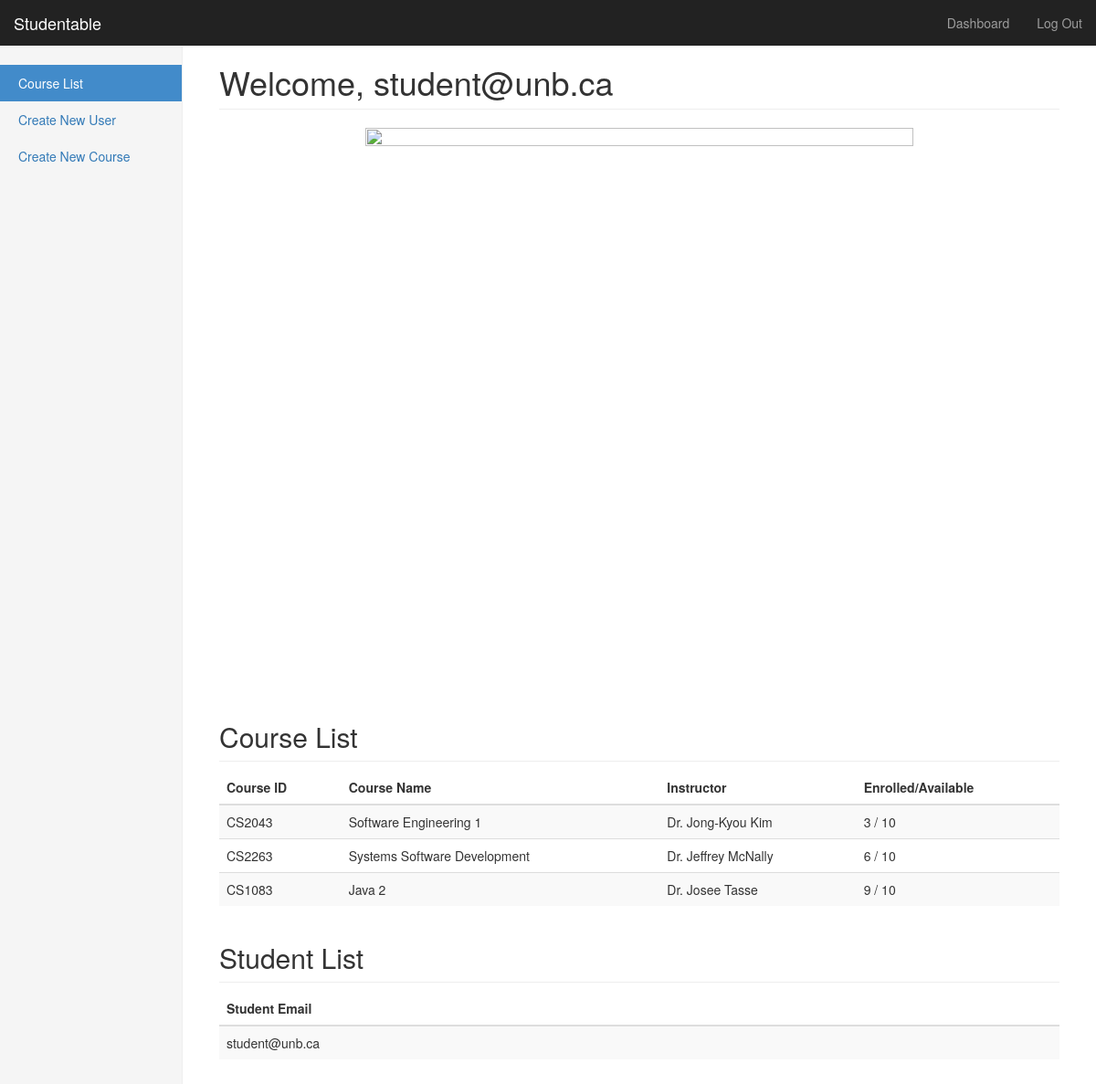
The app's page /admindashboard (signed in), older data.
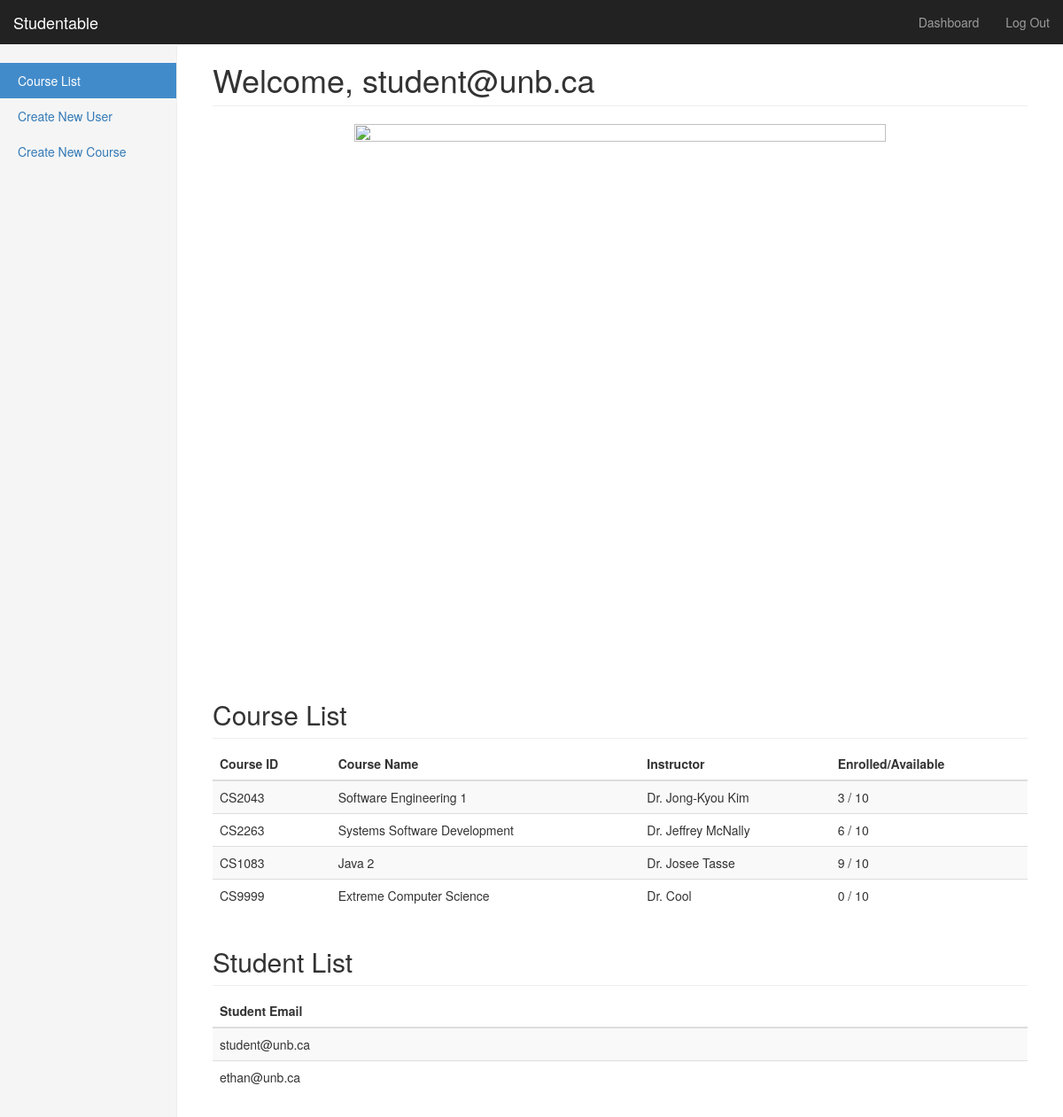
The same page, newer data.
### models.py (models this page shows, shortened)
class User(Base):
	__tablename__ = 'users'
	id = Column(Integer, primary_key=True)
	email = Column(String(50), unique=True)
	password = Column(String(50))
	accType = Column(String(1))

class Course(Base):
	__tablename__ = 'courses'
	id = Column(Integer, primary_key=True)
	courseNum = Column(String(10), unique=True)
	courseName = Column(String(50))
	instructor = Column(String(100))
	nEnrolled = Column(Integer)

### app.py (the view)
@app.route('/admindashboard')
@login_required
def admindashboard():
	courses = db.session.query(Course).all()
	students = db.session.query(User).all()
	return render_template('admindashboard.html', email=current_user.email, courseList=courses, studentList=students)

### app.py (called while the page is built)
@login_manager.user_loader
def loadUser(userId):
	return db.session.query(User).get(int(userId))

### templates/admindashboard.html (shortened to what this page needs)
{% extends "bootstrap/base.html" %}
{% block styles %}
{{super()}}
<link rel="stylesheet" href="{{url_for('.static', filename='dashboard.css')}}">
{% endblock %}
{% block content %}
    <nav class="navbar navbar-inverse navbar-fixed-top">
      <div class="container-fluid">
        <div class="navbar-header">
          <a class="navbar-brand" href="#">Studentable</a>
        </div>
        <div id="navbar" class="navbar-collapse collapse">
          <ul class="nav navbar-nav navbar-right">
            <li><a href="#">Dashboard</a></li>
            <li><a href="{{ url_for('logout') }}">Log Out</a></li>
          </ul>
        </div>
      </div>
    </nav>
    <div class="container-fluid">
      <div class="row">
        <div class="col-sm-3 col-md-2 sidebar">
          <ul class="nav nav-sidebar">
            <li class="active"><a href="#">Course List <span class="sr-only">(current)</span></a></li>
            <li><a href="{{ url_for('newUser') }}">Create New User</a></li>
            <li><a href="{{ url_for('newCourse') }}">Create New Course</a></li>
          </ul>
        </div>
        <div class="col-sm-9 col-sm-offset-3 col-md-10 col-md-offset-2 main">
          <h1 class="page-header">Welcome, {{ email }}</h1>
          <div class="row placeholder" id="banner">
            <div class="col-lg-12 col-md-12 col-sm-12 col-xs-12 placeholders" id="banners">
              <img src="https://collegelearners.com/wp-content/uploads/2018/08/university-of-new-brunswick.jpg" width="600" height="600" class="img-responsive">
            </div>
          </div>
          <h2 class="sub-header">Course List</h2>
          <div class="table-responsive">
            <table class="table table-striped">
              <thead>
                <tr>
                  <th>Course ID</th>
                  <th>Course Name</th>
                  <th>Instructor</th>
                  <th>Enrolled/Available</th>
                </tr>
              </thead>
              <tbody>
                {% for course in courseList %}
                <tr>
                  <td>{{ course.courseNum}}</td>
                  <td>{{ course.courseName}}</td>
                  <td>{{ course.instructor}}</td>
                  <td>{{ course.nEnrolled}} / 10</td>
                </tr>
                {% endfor %}
              </tbody>
            </table>
          </div>
          <h2 class="sub-header">Student List</h2>
          <div class="table-responsive">
            <table class="table table-striped">
              <thead>
                <tr>
                  <th>Student Email</th>
                </tr>
              </thead>
              <tbody>
                {% for student in studentList %}
                {% if student.accType == 's' %}
                <tr>
                  <td>{{ student.email}}</td>
                </tr>
                {% endif %}
                {% endfor %}
              </tbody>
            </table>
          </div>
        </div>
      </div>
    </div>
{% endblock %}

### static/dashboard.css (style rules this page uses)
body { padding-top: 50px; }
.sub-header { padding-bottom: 10px; border-bottom: 1px solid #eee; }
.navbar-fixed-top { border: 0; }
.sidebar { display: none; }
@media (min-width: 768px) { .sidebar { position: fixed; top: 51px; bottom: 0; left: 0; z-index: 1000; display: block; padding: 20px; overflow-x: hidden; overflow-y: auto; background-color: #f5f5f5; border-right: 1px solid #eee; } }
.nav-sidebar { margin-right: -21px; margin-bottom: 20px; margin-left: -20px; }
.nav-sidebar > li > a { padding-right: 20px; padding-left: 20px; }
.nav-sidebar > .active > a, .nav-sidebar > .active > a:hover, .nav-sidebar > .active > a:focus { color: #fff; background-color: #428bca; }
.main { padding: 20px; }
@media (min-width: 768px) { .main { padding-right: 40px; padding-left: 40px; } }
.main .page-header { margin-top: 0; }
#banners { margin-bottom: 30px; text-align: center; }
#banner { margin-bottom: 20px; }
#banner img { display: inline-block; border-radius: 0%; }

Row changes from the older to the newer data that the page shows:
added Course: courseNum "CS9999", courseName "Extreme Computer Science", instructor "Dr. Cool", nEnrolled "0"
added User: email "ethan@unb.ca"
